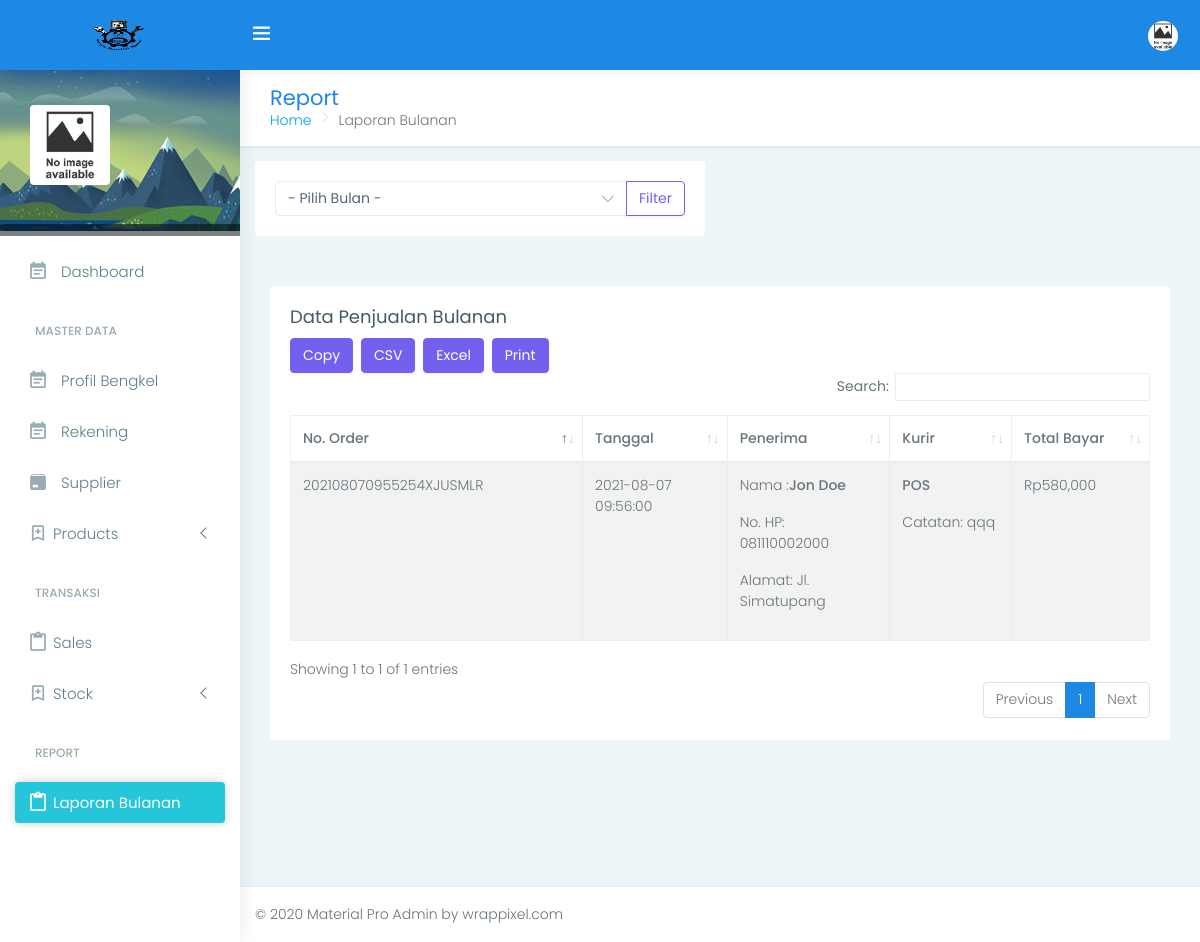
Screenshot of /index.php/orders/report with the database file from the repository.
### tables this page shows
CREATE TABLE `salesheader` (
  `idsales` int(11) NOT NULL,
  `userid` int(11) NOT NULL,
  `total` int(11) NOT NULL,
  `idrekening` int(11) NOT NULL,
  `notes` text NOT NULL,
  `status` int(11) NOT NULL,
  `no_order` varchar(35) NOT NULL,
  `namapenerima` varchar(40) NOT NULL,
  `nohppenerima` varchar(15) NOT NULL,
  `alamat` text NOT NULL,
  `kurir` varchar(20) NOT NULL,
  `created_at` datetime NOT NULL,
  `updated_at` datetime DEFAULT NULL,
  `is_active` int(11) NOT NULL,
  `buktipembayaran` varchar(40) NOT NULL,
  `statusbayar` int(1) NOT NULL,
  `statusorder` int(1) NOT NULL,
  `catatanpembayaran` text NOT NULL,
  `noresi` varchar(15) NOT NULL
);

### application/controllers/Orders.php (called while the page is built, shortened)
<?php defined('BASEPATH') OR exit('No direct script access allowed');
class Orders extends CI_Controller {
    public function __construct(){
		$this->load->model('Barang_M', 'barang_model');
        $this->load->model('Rekening_M', 'rekening_model');
        $this->load->model('Order_M', 'order_model');
		$this->load->library('form_validation');
        $this->load->library('upload');
		$this->load->library('image_lib');
    }
    public function report(){
		$post = $this->input->post(null,true);
		$orderReports = [];
        if (!isset($post['month'])){
            $orderReports = $this->order_model->getByMonth(date('n'))->result();
        } else {
            $orderReports = $this->order_model->getByMonth($post['month'])->result();
        }
		$data = array(
            'active_menu' => 'report',
			'data_orderlist' => $orderReports
		);
		$this->load->view('template', $data);
		$this->load->view('report/report', $data);
	}
}

### index.php (called while the page is built, shortened)
<?php
require_once BASEPATH.'core/CodeIgniter.php';

### application/models/Order_M.php (called while the page is built, shortened)
<?php
class Order_M extends CI_Model {
    public function getByMonth($month){
        $this->db->select('a.*, b.namalengkap, c.namaakun, c.namabank, c.norek');
        $this->db->from('salesheader a');
        $this->db->join('users b', 'a.userid = b.userid');
        $this->db->join('rekening c', 'a.idrekening = c.idrekening');
        $this->db->where('month(a.created_at)', $month);
        $this->db->where('a.statusorder', 3);
        $this->db->where('a.is_active', 1);
        $query = $this->db->get();
        return $query;
    }
}

### application/views/report/report.php (the view, shortened to what this page needs)
        <div class="page-wrapper">
            <div class="row page-titles">
                <div class="col-md-5 col-12 align-self-center">
                    <h3 class="text-themecolor mb-0">Report</h3>
                    <ol class="breadcrumb mb-0 p-0 bg-transparent">
                        <li class="breadcrumb-item"><a href="<?=base_url()?>">Home</a></li>
                        <li class="breadcrumb-item active">Laporan Bulanan</li>
                    </ol>
                </div>
            </div>
            <div class="col-sm-12 col-md-6">
                    <div class="card">
                        <div class="card-body">
                            <form action="<?=site_url('orders/report')?>" method="post">
                                <div class="input-group">
                                    <select class="custom-select" name="month">
                                        <option value="">- Pilih Bulan -</option>
                                    </select>
                                    <div class="input-group-append">
                                        <button class="btn btn-outline-primary" type="submit">Filter</button>
                                    </div>
                                </div>
                            </form>
                        </div>
                    </div>
                </div>
            <div class="container-fluid">
                <div class="row">
                    <div class="col-12">
                        <div class="card">
                            <div class="card-body">
                                <h4 class="card-title">Data Penjualan Bulanan</h4>
                                <div class="table-responsive">
                                    <table id="file_export" class="table table-striped table-bordered display">
                                        <thead>
                                            <tr>
                                                <th>No. Order</th>
                                                <th>Tanggal</th>
                                                <th>Penerima</th>
                                                <th>Kurir</th>
                                                <th>Total Bayar</th>
                                            </tr>
                                        </thead>
                                        <tbody>
                                            <?php foreach ($data_orderlist as $key => $value) { ?>
                                                <tr>
                                                    <td><?=$value->no_order?></td>
                                                    <td><?=$value->created_at?></td>
                                                    <td>
                                                        <p>Nama :<strong><?=$value->namapenerima?></p></strong>
                                                        <p>No. HP: <?=$value->nohppenerima?></p>
                                                        <p>Alamat: <?=$value->alamat?></p>
                                                    </td>
                                                    <td>
                                                        <p><strong><?=$value->kurir?></p></strong>
                                                        <p>Catatan: <?=$value->notes?></p>
                                                    </td>
                                                    <td>
                                                        <p>Rp<?=number_format($value->total)?></p>
                                                    </td>
                                                </tr>
                                            <?php }?>
                                        </tbody>
                                    </table>
                                </div>
                            </div>
                        </div>
                    </div>
                </div>
            </div>
            <footer class="footer">
                © 2020 Material Pro Admin by wrappixel.com
            </footer>
        </div>
    </div>
</body>
</html>

### rows the page displays
salesheader: no_order "202108070955254XJUSMLR", created_at "2021-08-07 09:56:00", namapenerima "Jon Doe", nohppenerima "081110002000", alamat "Jl. Simatupang", kurir "POS", notes "qqq", total "580,000"
